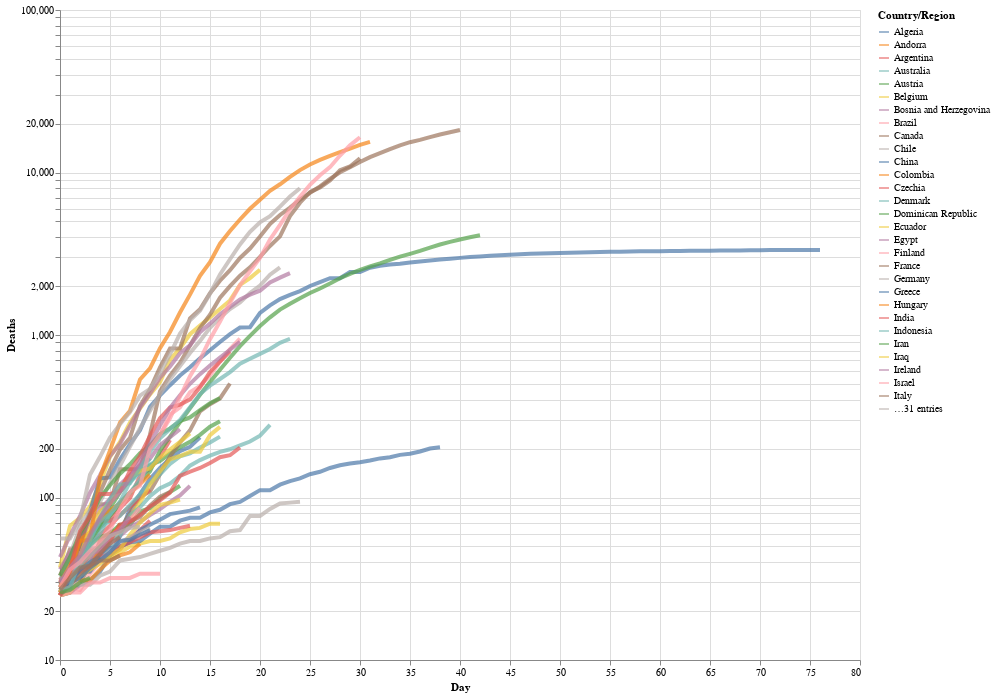

Write notebook code for a chart like this one.
### Markdown cell above
We can also add a log y-axis. To do this, The long-form, we express the types using the long-form `alt.X('Day',...)`, which is, in the words of the [Altair documentation](https://altair-viz.github.io/user_guide/encoding.html)
> useful when doing more fine-tuned adjustments to the encoding, such as binning, axis and scale properties, or more.

We'll also now add a hover tooltip so that, when we hover our cursor over any point on any of the lines, it will tell us the 'Country', the 'Day', and the number of 'Deaths'.

### Code cell
# altair plot 
alt.Chart(deaths_long).mark_line(strokeWidth = 4, opacity = 0.7).encode(
    x = alt.X('Day'),
    y = alt.Y('Deaths', scale=alt.Scale(type='log')),
    color = 'Country/Region',
    tooltip = ['Country/Region', 'Day','Deaths']
).properties(
    width = 800,
    height = 650)

### Figure 1 — Vega-Lite specification as saved in the notebook (floating-point values rounded to 4 significant figures; data arrays with more than 128 entries replaced by an {"elided": "..."} marker saying what was removed)
{"config": {"view": {"continuousWidth": 400, "continuousHeight": 300}}, "data": {"name": "data-93dd2367379fc7fa6abcafd4e778198e"}, "mark": {"type": "line", "opacity": 0.7, "strokeWidth": 4}, "encoding": {"color": {"type": "nominal", "field": "Country/Region"}, "tooltip": [{"type": "nominal", "field": "Country/Region"}, {"type": "quantitative", "field": "Day"}, {"type": "quantitative", "field": "Deaths"}], "x": {"type": "quantitative", "field": "Day"}, "y": {"type": "quantitative", "field": "Deaths", "scale": {"type": "log"}}}, "height": 650, "width": 800, "$schema": "https://vega.github.io/schema/vega-lite/v4.8.1.json", "datasets": {"data-93dd2367379fc7fa6abcafd4e778198e": {"elided": "4740 records"}}}
